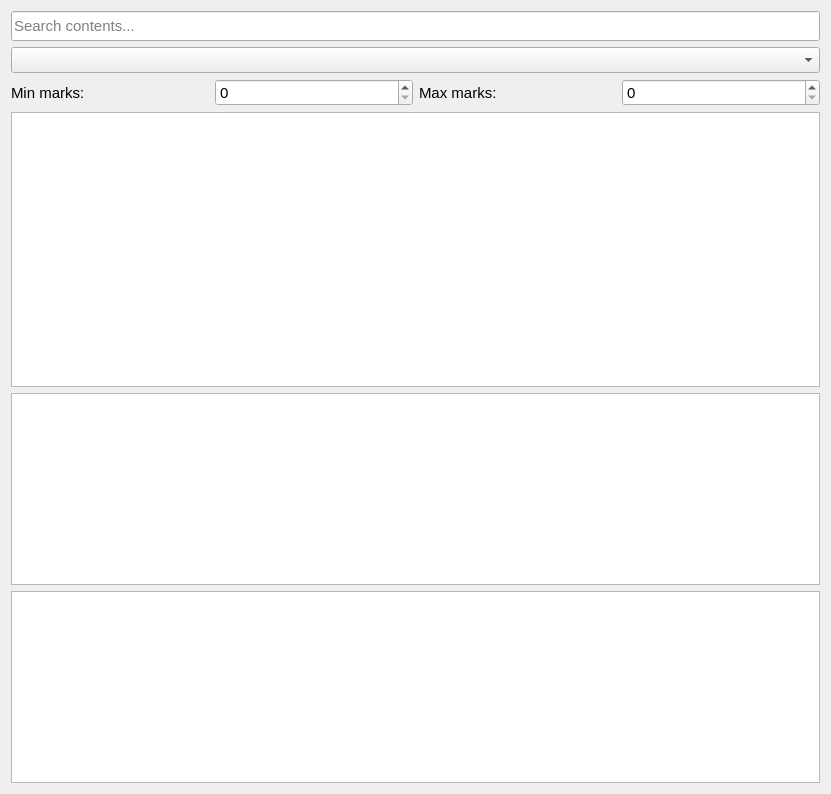
<?xml version="1.0" encoding="UTF-8"?>
<ui version="4.0">
 <class>ViewAllQuestions</class>
 <widget class="QDialog" name="ViewAllQuestions">
  <property name="geometry">
   <rect>
    <x>0</x>
    <y>0</y>
    <width>831</width>
    <height>794</height>
   </rect>
  </property>
  <property name="font">
   <font>
    <pointsize>11</pointsize>
   </font>
  </property>
  <property name="windowTitle">
   <string>Question Bank</string>
  </property>
  <layout class="QVBoxLayout" name="verticalLayout" stretch="0,0,0,4,1,1">
   <item>
    <widget class="QLineEdit" name="lineEdit">
     <property name="sizePolicy">
      <sizepolicy hsizetype="Expanding" vsizetype="Minimum">
       <horstretch>0</horstretch>
       <verstretch>0</verstretch>
      </sizepolicy>
     </property>
     <property name="minimumSize">
      <size>
       <width>0</width>
       <height>30</height>
      </size>
     </property>
     <property name="placeholderText">
      <string>Search contents...</string>
     </property>
    </widget>
   </item>
   <item>
    <layout class="QHBoxLayout" name="horizontalLayout">
     <property name="sizeConstraint">
      <enum>QLayout::SetDefaultConstraint</enum>
     </property>
     <item>
      <widget class="QComboBox" name="cbSelectTopic"/>
     </item>
    </layout>
   </item>
   <item>
    <layout class="QHBoxLayout" name="horizontalLayout_2">
     <item>
      <widget class="QLabel" name="lMin">
       <property name="text">
        <string>Min marks:</string>
       </property>
      </widget>
     </item>
     <item>
      <widget class="QSpinBox" name="sbMin"/>
     </item>
     <item>
      <widget class="QLabel" name="lMax">
       <property name="text">
        <string>Max marks:</string>
       </property>
      </widget>
     </item>
     <item>
      <widget class="QSpinBox" name="sbMax"/>
     </item>
    </layout>
   </item>
   <item>
    <widget class="QTableWidget" name="twQuestionBank">
     <property name="sizePolicy">
      <sizepolicy hsizetype="Expanding" vsizetype="MinimumExpanding">
       <horstretch>0</horstretch>
       <verstretch>0</verstretch>
      </sizepolicy>
     </property>
    </widget>
   </item>
   <item>
    <widget class="QTableWidget" name="tableWidget">
     <property name="sizePolicy">
      <sizepolicy hsizetype="Expanding" vsizetype="Minimum">
       <horstretch>0</horstretch>
       <verstretch>0</verstretch>
      </sizepolicy>
     </property>
    </widget>
   </item>
   <item>
    <widget class="QTextEdit" name="teQuestionPreview">
     <property name="sizePolicy">
      <sizepolicy hsizetype="Expanding" vsizetype="MinimumExpanding">
       <horstretch>0</horstretch>
       <verstretch>0</verstretch>
      </sizepolicy>
     </property>
    </widget>
   </item>
  </layout>
 </widget>
 <resources/>
 <connections/>
</ui>
